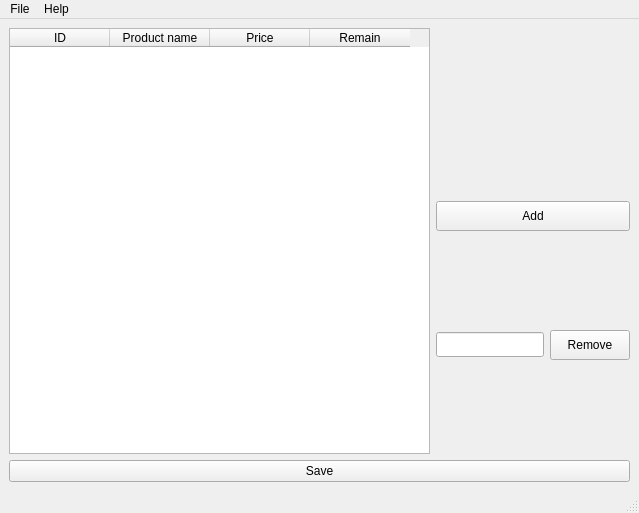
<?xml version="1.0" encoding="UTF-8"?>
<ui version="4.0">
 <class>MainWindow</class>
 <widget class="QMainWindow" name="MainWindow">
  <property name="enabled">
   <bool>true</bool>
  </property>
  <property name="geometry">
   <rect>
    <x>0</x>
    <y>0</y>
    <width>639</width>
    <height>513</height>
   </rect>
  </property>
  <property name="windowTitle">
   <string>MainWindow</string>
  </property>
  <widget class="QWidget" name="centralwidget">
   <property name="enabled">
    <bool>true</bool>
   </property>
   <layout class="QGridLayout" name="gridLayout_2">
    <item row="0" column="0">
     <layout class="QGridLayout" name="gridLayout">
      <item row="1" column="0" rowspan="2" colspan="3">
       <widget class="QPushButton" name="pushButton">
        <property name="text">
         <string>Save</string>
        </property>
       </widget>
      </item>
      <item row="2" column="1">
       <layout class="QHBoxLayout" name="horizontalLayout"/>
      </item>
      <item row="0" column="0" colspan="2">
       <widget class="QTableWidget" name="tableWidget">
        <column>
         <property name="text">
          <string>ID</string>
         </property>
        </column>
        <column>
         <property name="text">
          <string>Product name</string>
         </property>
        </column>
        <column>
         <property name="text">
          <string>Price</string>
         </property>
        </column>
        <column>
         <property name="text">
          <string>Remain</string>
         </property>
        </column>
       </widget>
      </item>
      <item row="0" column="2">
       <layout class="QVBoxLayout" name="verticalLayout">
        <item>
         <spacer name="verticalSpacer">
          <property name="orientation">
           <enum>Qt::Vertical</enum>
          </property>
          <property name="sizeType">
           <enum>QSizePolicy::Fixed</enum>
          </property>
          <property name="sizeHint" stdset="0">
           <size>
            <width>20</width>
            <height>80</height>
           </size>
          </property>
         </spacer>
        </item>
        <item>
         <widget class="QPushButton" name="addButton">
          <property name="sizePolicy">
           <sizepolicy hsizetype="Minimum" vsizetype="Fixed">
            <horstretch>0</horstretch>
            <verstretch>0</verstretch>
           </sizepolicy>
          </property>
          <property name="minimumSize">
           <size>
            <width>0</width>
            <height>30</height>
           </size>
          </property>
          <property name="text">
           <string>Add</string>
          </property>
         </widget>
        </item>
        <item>
         <layout class="QGridLayout" name="gridLayout_3">
          <item row="0" column="1">
           <widget class="QPushButton" name="removeButton">
            <property name="sizePolicy">
             <sizepolicy hsizetype="Fixed" vsizetype="Fixed">
              <horstretch>0</horstretch>
              <verstretch>0</verstretch>
             </sizepolicy>
            </property>
            <property name="minimumSize">
             <size>
              <width>0</width>
              <height>30</height>
             </size>
            </property>
            <property name="text">
             <string>Remove</string>
            </property>
           </widget>
          </item>
          <item row="0" column="0">
           <widget class="QLineEdit" name="lineNumberEdit">
            <property name="sizePolicy">
             <sizepolicy hsizetype="Fixed" vsizetype="Fixed">
              <horstretch>0</horstretch>
              <verstretch>0</verstretch>
             </sizepolicy>
            </property>
            <property name="minimumSize">
             <size>
              <width>0</width>
              <height>25</height>
             </size>
            </property>
           </widget>
          </item>
         </layout>
        </item>
       </layout>
      </item>
     </layout>
    </item>
   </layout>
  </widget>
  <widget class="QMenuBar" name="menubar">
   <property name="geometry">
    <rect>
     <x>0</x>
     <y>0</y>
     <width>639</width>
     <height>20</height>
    </rect>
   </property>
   <widget class="QMenu" name="menuFile">
    <property name="title">
     <string>File</string>
    </property>
    <addaction name="actionOpen"/>
    <addaction name="actionSaveAs"/>
    <addaction name="actionExit"/>
   </widget>
   <widget class="QMenu" name="menuHelp">
    <property name="title">
     <string>Help</string>
    </property>
    <addaction name="actionAbout_program"/>
   </widget>
   <addaction name="menuFile"/>
   <addaction name="menuHelp"/>
  </widget>
  <widget class="QStatusBar" name="statusbar"/>
  <action name="actionOpen">
   <property name="text">
    <string>Open</string>
   </property>
  </action>
  <action name="actionSaveAs">
   <property name="text">
    <string>Save as</string>
   </property>
  </action>
  <action name="actionExit">
   <property name="text">
    <string>Exit</string>
   </property>
  </action>
  <action name="actionAbout_program">
   <property name="text">
    <string>About this program</string>
   </property>
  </action>
 </widget>
 <resources/>
 <connections/>
</ui>
